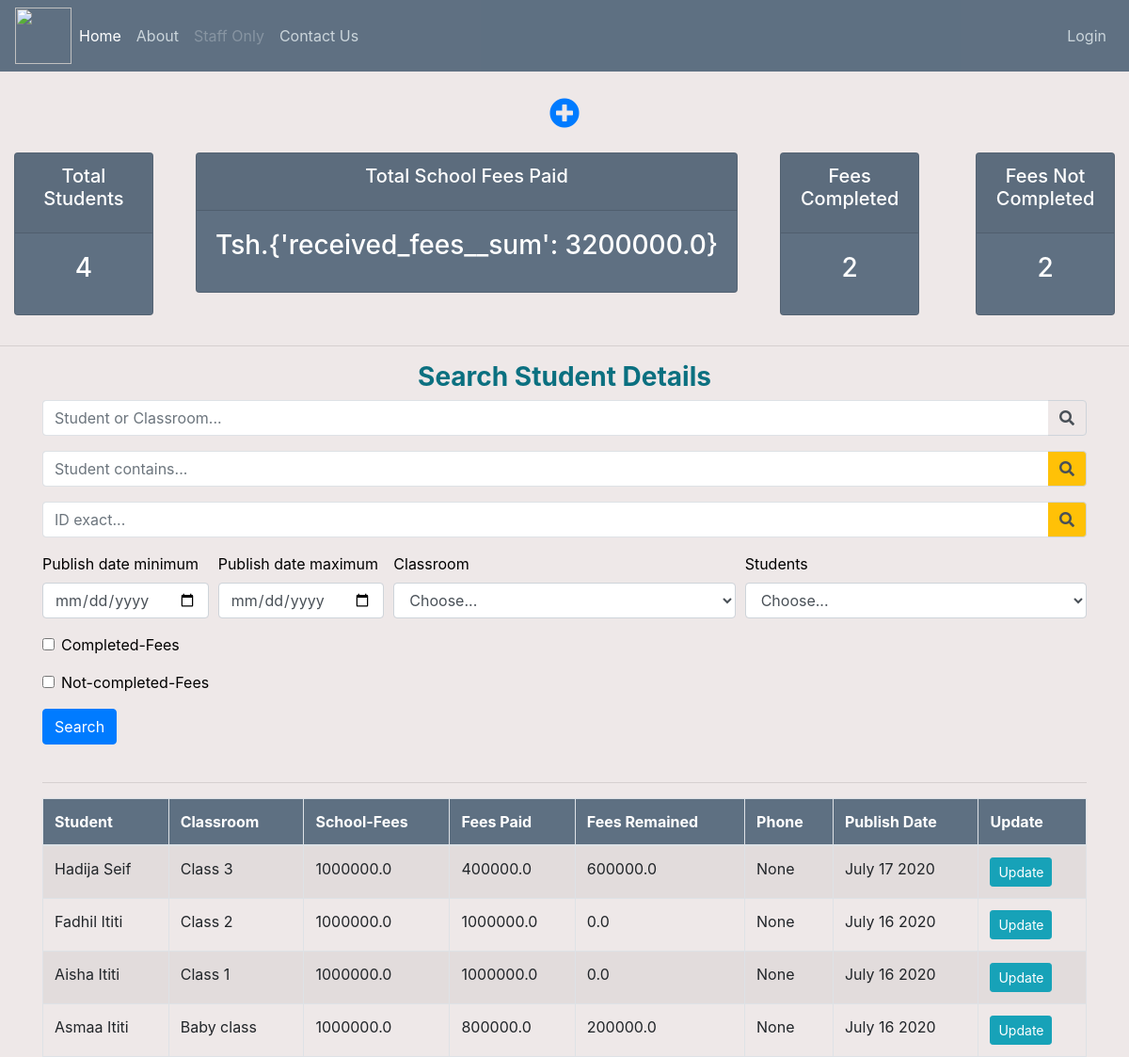
Before: / with the older database file.
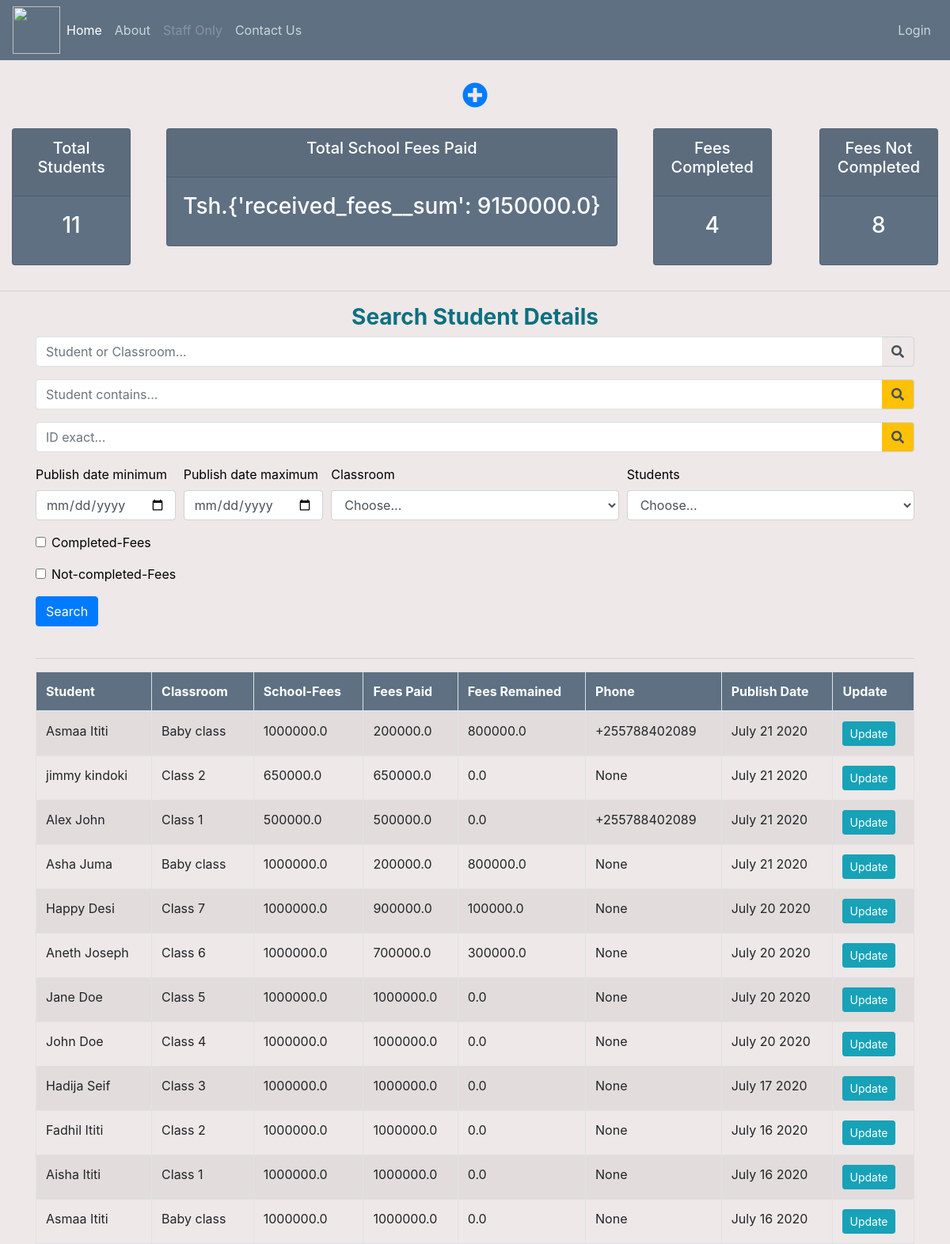
After: the same page with the newer database file.
### records/models.py (models this page shows, shortened)
class Records(models.Model):
    students = models.ForeignKey(Student, on_delete=models.CASCADE, null=True)
    classrooms = models.ForeignKey(Classroom, on_delete=models.CASCADE, null=True)
    school_fees = models.FloatField(default=1000000)
    received_fees = models.FloatField(null=False)
    Remaining_fees = models.FloatField(blank=True)
    completed = models.BooleanField(null=False, default=False)
    publish_date = models.DateTimeField(auto_now_add=True)
    phone_number = PhoneNumberField(null=True)

class Student(models.Model):
    name = models.CharField(max_length=40, null=False)
    def __str__(self):
        return self.name

class Classroom(models.Model):
    CLASSES = (
        ('Baby class', 'Baby class'),
        ('Class 1', 'class 1'),
        ('Class 2', 'class 2'),
        ('Class 3', 'class 3'),
        ('Class 4', 'class 4'),
        ('Class 5', 'class 5'),
        ('Class 6', 'class 6'),
        ('Class 7', 'class 7'),
    )
    name = models.CharField(max_length=40, choices=CLASSES)
    def __str__(self):
        return self.name

### records/views.py (the view)
# urls.py: 2. Add a URL to urlpatterns:  path('', views.home, name='home')
def home(request):
    qs = Records.objects.all().order_by('-publish_date')
    classrooms = Classroom.objects.all()
    students = Student.objects.all()
    students_contains_query = request.GET.get('students_contains')
    id_exact_query = request.GET.get('id_exact')
    students_or_classrooms_query = request.GET.get('students_or_classrooms')
    date_min = request.GET.get('date_min')
    date_max = request.GET.get('date_max')
    classroom = request.GET.get('classroom')
    student = request.GET.get('student')
    completed = request.GET.get('completed')
    not_completed = request.GET.get('notCompleted')
    total_students = students.count()
    completed_school_fees = qs.filter(completed='True').count()
    not_completed_school_fees = qs.filter(completed='False').count()
    Total_fees = Records.objects.aggregate(Sum('received_fees'))
    if is_valid_queryparam(students_contains_query):
        qs = qs.filter(student__icontains=students_contains_query)
    elif is_valid_queryparam(id_exact_query):
        qs = qs.filter(id=id_exact_query)
    elif is_valid_queryparam(students_or_classrooms_query):
        qs = qs.filter(Q(students__icontains=students_or_classrooms_query)
                       |Q(classrooms__name__icontains=students_or_classrooms_query)
                       ).distinct()
    if is_valid_queryparam(date_min):
        qs = qs.filter(publish_date__gte=date_min)
    if is_valid_queryparam(date_max):
        qs = qs.filter(publish_date__lt=date_max)
    if is_valid_queryparam(classroom) and classroom != 'Choose...':
        qs = qs.filter(classrooms__name=classroom)
    if is_valid_queryparam(student) and student != 'Choose...':
        qs = qs.filter(students__name=student)
    if completed == 'on':
        qs = qs.filter(completed=True)
    elif not_completed == 'on':
        qs = qs.filter(completed=False)
    context = {
        'queryset' : qs,
        'classrooms' : classrooms,
        'students' : students,
        'total_students' : total_students,
        'completed_school_fees' : completed_school_fees,
        'not_completed_school_fees' : not_completed_school_fees,
        'Total_fees' : Total_fees
    }
    return render(request, 'records/home.html', context)

### records/views.py (called while the page is built)
def is_valid_queryparam(param):
        return param != '' and param is not None

### records/templates/records/home.html (shortened to what this page needs)
{% extends 'records/main.html' %}
{% block content %}
<br>
<div class="text-center">
  <a href="{% url 'record-create' %}" class="top-menu"><i class="fa fa-plus-circle fa-2x" aria-hidden="true"></i></a>
</div>
<br>
<div class="row">
	<div class="col">
		<div class="col-md">
			<div class="card text-center mb-3" id="total-students">
			  	<div class="card-header">
			  		<h5 class="card-title text-white">Total Students</h5>
			  	</div>
			  	<div class="card-body">
			    	<h3 class="card-title text-white">{{total_students}}</h3>
			  	</div>
			</div>
		</div>
  </div>
  <div class="row">
    <div class="col">
      <div class="col-md">
        <div class="card text-center mb-3" id="Total_fees">
            <div class="card-header">
              <h5 class="card-title text-white">Total School Fees Paid</h5>
            </div>
            <div class="card-body">
              <h3 class="card-title text-white">Tsh.{{Total_fees}}</h3>
            </div>
        </div>
      </div>
    </div>
  </div>
	<div class="col">
		<div class="col-md">
			<div class="card text-center mb-3" id="completed_school_fees">
			  	<div class="card-header">
			  		<h5 class="card-title text-white">Fees Completed</h5>
			  	</div>
			  	<div class="card-body">
			    	<h3 class="card-title text-white">{{completed_school_fees}}</h3>
			  	</div>
			</div>
		</div>
	</div>
	<div class="col">
		<div class="col-md">
			<div class="card text-center mb-3" id="not_completed_school_fees">
			  	<div class="card-header">
			  		<h5 class="card-title text-white">Fees Not Completed</h5>
			  	</div>
			  	<div class="card-body">
			    	<h3 class="card-title text-white">{{not_completed_school_fees}}</h3>
			  	</div>
			</div>
		</div>
	</div>
</div>
<hr>
<main role="main" class="container">
    <h3 style="color: rgb(11, 112, 128);text-align: center; font-weight: bold;">Search Student Details</h3>
         <form method="GET" action=".">
            <div class="form-row">
                <div class="form-group col-12">
                    <div class="input-group">
                        <input class="form-control py-2 border-right-0 border" type="search" name="students_or_classrooms" placeholder="Student or Classroom..." />
                        <span class="input-group-append">
                            <div class="input-group-text bg-transparent">
                                <i class="fa fa-search"></i>
                            </div>
                        </span>
                    </div>
                </div>
            </div>
            <div class="form-row">
                <div class="form-group col-12">
                    <div class="input-group">
                        <input class="form-control py-2 border-right-0 border" type="search" name="students_contains" placeholder="Student contains..." />
                        <span class="input-group-append">
                            <div class="input-group-text bg-warning">
                                <i class="fa fa-search"></i>
                            </div>
                        </span>
                    </div>
                </div>
            </div>
            <div class="form-row">
                <div class="form-group col-12">
                    <div class="input-group">
                        <input class="form-control py-2 border-right-0 border" type="search" name="id_exact" placeholder="ID exact..." />
                        <span class="input-group-append">
                            <div class="input-group-text bg-warning">
                                <i class="fa fa-search"></i>
                            </div>
                        </span>
                    </div>
                </div>
            </div>
            <div class="form-row">
                <div class="form-group col-md-2 col-lg-2">
                    <label for="publishDateMin">Publish date minimum</label>
                    <input type="date" class="form-control" id="publishDateMin" name="date_min">
                  </div>
                  <div class="form-group col-md-2 col-lg-2">
                    <label for="publishDateMax">Publish date maximum</label>
                    <input type="date" class="form-control" id="publishDateMax" name="date_max">
            </div>
            <div class="form-group col-md-4">
                <label for="classroom">Classroom</label>
                <select id="classroom" class="form-control" name="classroom">
                  <option selected>Choose...</option>
                </select>
              </div>
            <div class="form-group col-md-4">
                <label for="classroom">Students</label>
                <select id="student" class="form-control" name="student">
                  <option selected>Choose...</option>
                </select>
              </div>
            </div>
            <div class="form-group">
                <div class="form-check">
                  <input class="form-check-input" type="checkbox" id="completed" name="completed">
                  <label class="form-check-label" for="completed">
                    Completed-Fees
                  </label>
                </div>
              </div>
              <div class="form-group">
                <div class="form-check">
                  <input class="form-check-input" type="checkbox" id="notCompleted" name="notCompleted">
                  <label class="form-check-label" for="notCompleted">
                    Not-completed-Fees
                  </label>
                </div>
              </div>
            <button type="submit" class="btn btn-primary">Search</button>
         </form>
            <br>
            <hr>
            <div class="table-wrapper-scroll-y my-custom-scrollbar">
                <div class="table-responsive">
                    <table class="table table-bordered table-striped mb-0 table-hover">
                      <thead class="thead-indigo text-white">
                        <tr>
                            <th>Student</th>
                            <th>Classroom</th>
                            <th>School-Fees</th>
                            <th>Fees Paid</th>
                            <th>Fees Remained</th>
                            <th>Phone</th>
                            <th>Publish Date</th>
                            <th>Update</th>
                    </tr>
                    </thead>
                    <tbody>
                        {% for records in queryset %}
                          <tr>
                              <td>{{ records.students }}</td>
                              <td>
                            <a class='mr-2'>{{ records.classrooms }}</a>
                            </td>
                            <td>{{ records.school_fees }}</td>
                            <td>{{ records.received_fees }}</td>
                            <td>{{ records.Remaining_fees }}</td>
                            <td>{{records.phone_number}}</td>
                            <td>{{ records.publish_date|date:"F d Y" }}</td>
                            <td><a class="btn btn-sm btn-info" href="{% url 'update-record' records.id %}">Update</a></td>
                          </tr>
                        {% endfor %}
                      </tbody>
                      </table>
              </div>
                    </div>
                  </main>
{% endblock %}

### records/templates/records/main.html (shortened to what this page needs)
{% load static %}
<!doctype html>
<html lang="en">
  <head>
<link rel="stylesheet" href="https://stackpath.bootstrapcdn.com/bootstrap/4.3.1/css/bootstrap.min.css">
<link rel="stylesheet" type="text/css" href="{% static 'Report/main.css' %}">
<link rel="stylesheet" href="https://use.fontawesome.com/releases/v5.3.1/css/all.css">
<link href="https://jsfiddle.net/iamraviteja/DTcHh/14991/netdna.bootstrapcdn.com/bootstrap/3.0.0/css/bootstrap-glyphicons.css" rel="stylesheet" />
 <link rel="stylesheet" href="https://use.fontawesome.com/releases/v5.8.1/css/all.css">
  </head>
  <body style="background-color: rgb(238, 232, 232)">
  <header class="site-header">
  <nav class="navbar navbar-expand-md navbar-dark fixed-top">
    <div>
      <img class="circular" src="/media/profile_pics/logo.jpg" width="60" height="60">
    </div>
  <div class="collapse navbar-collapse" id="navbarsExampleDefault">
    <ul class="navbar-nav mr-auto">
      <li class="nav-item active">
        <a class="nav-link" href="{% url 'home' %}">Home <span class="sr-only">(current)</span></a>
      </li>
     <li class="nav-item">
        <a class="nav-link" href="#">About</a>
      </li>
      <li class="nav-item">
        <a class="nav-link disabled" href="#" tabindex="-1" aria-disabled="true">Staff Only</a>
      </li>
      <li class="nav-item">
        <a class="nav-link" href="#">Contact Us</a>
      </li>
    </ul>
            <div class="navbar-nav justify-content-end">
            {% if user.is_authenticated %}
            <a class="nav-item nav-link" href="{% url 'record-create' %}">Post</a>
            <a class="nav-item nav-link" href="#">Profile</a>
            <a class="nav-item nav-link" href="#">Logout</a>
            {% else %}
              <a class="nav-item nav-link" href="#">Login</a>
            {% endif %}
            </div>
  </div>
</nav>
</header>
{% block content%}{% endblock content %}
</body>
</html>

### records/templates/records/main.html (style rules this page uses)
body { background: rgb(131, 123, 123); color: #000000; margin-top: 5rem; }
h1, h2, h3, h4, h5, h6 { color: #444444; }
ul { margin: 0; }
.site-header .navbar-nav .nav-link { color: #cbd5db; }
.circular { border-radius: 0px; }
.thead-indigo { background-color: #0526449d; }
.navbar { background-color: #0526449d; }
#completed_school_fees { background-color: #0526449d; }
#not_completed_school_fees { background-color: #0526449d; }
#total-students { background-color: #0526449d; }
#Total_fees { background-color: #0526449d; }

Changed rows visible on the page:
added Records: students "Asmaa Ititi", classrooms "Baby class", school_fees "1000000.0", received_fees "200000.0", Remaining_fees "800000.0", phone_number "+255788402089", publish_date "July 21 2020"
added Records: students "jimmy kindoki", classrooms "Class 2", school_fees "650000.0", received_fees "650000.0", Remaining_fees "0.0", phone_number "None", publish_date "July 21 2020"
added Records: students "Alex John", classrooms "Class 1", school_fees "500000.0", received_fees "500000.0", Remaining_fees "0.0", phone_number "+255788402089", publish_date "July 21 2020"
added Records: students "Asha Juma", classrooms "Baby class", school_fees "1000000.0", received_fees "200000.0", Remaining_fees "800000.0", phone_number "None", publish_date "July 21 2020"
added Records: students "Happy Desi", classrooms "Class 7", school_fees "1000000.0", received_fees "900000.0", Remaining_fees "100000.0", phone_number "None", publish_date "July 20 2020"
added Records: students "Aneth Joseph", classrooms "Class 6", school_fees "1000000.0", received_fees "700000.0", Remaining_fees "300000.0", phone_number "None", publish_date "July 20 2020"
added Records: students "Jane Doe", classrooms "Class 5", school_fees "1000000.0", received_fees "1000000.0", Remaining_fees "0.0", phone_number "None", publish_date "July 20 2020"
added Records: students "John Doe", classrooms "Class 4", school_fees "1000000.0", received_fees "1000000.0", Remaining_fees "0.0", phone_number "None", publish_date "July 20 2020"
changed Records "July 17 2020": received_fees "400000.0" → "1000000.0"; Remaining_fees "600000.0" → "0.0"
changed Records (number 12 of 12 on the later page): received_fees "800000.0" → "1000000.0"; Remaining_fees "200000.0" → "0.0"
Other visible differences:
{{ total_students }}: "4" → "11"
{{ Total_fees }}: "{'received_fees__sum': 3200000.0}" → "{'received_fees__sum': 9150000.0}"
{{ completed_school_fees }}: "2" → "4"
{{ not_completed_school_fees }}: "2" → "8"
